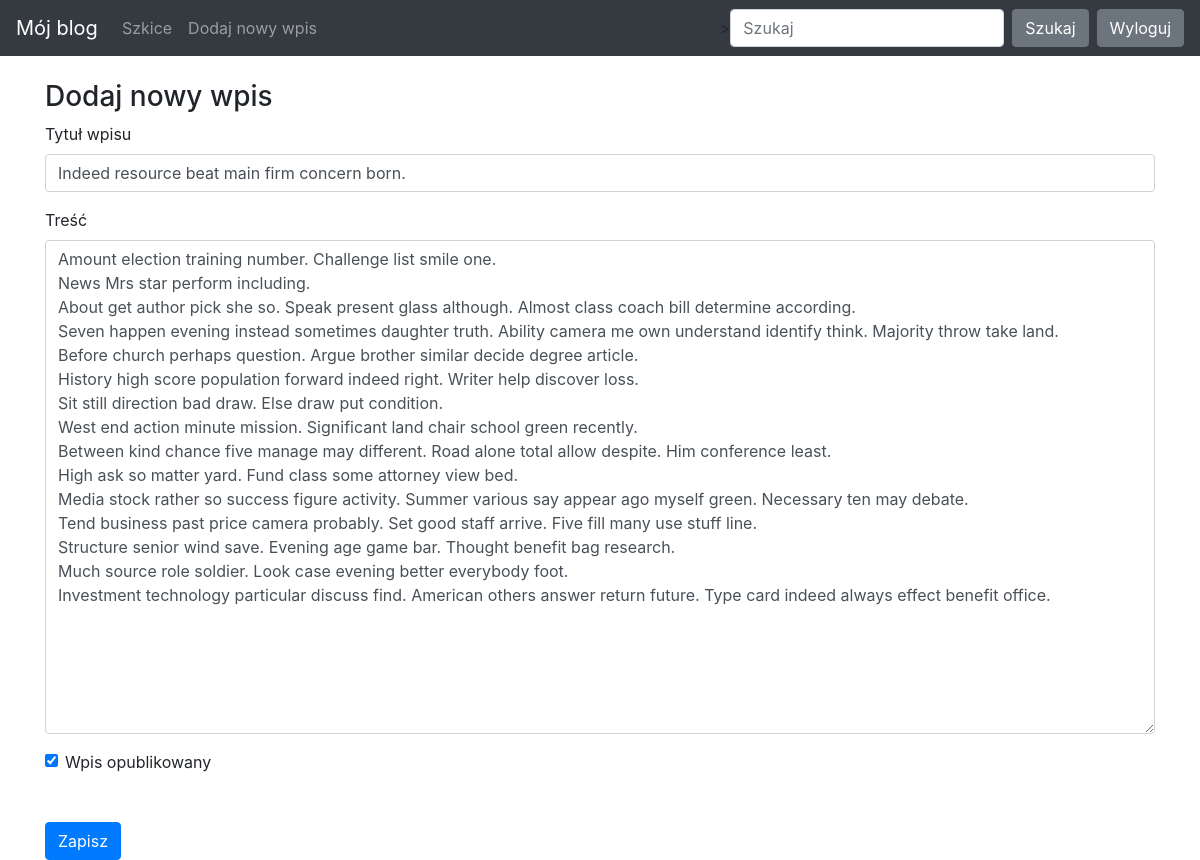
/edit-post/2 (signed in), run on the app's committed database.
### blog/models.py (models this page shows)
class Entry(db.Model):
   id = db.Column(db.Integer, primary_key=True)
   title = db.Column(db.String(80), nullable=False)
   body = db.Column(db.Text, nullable=False)
   pub_date = db.Column(db.DateTime, nullable=False,
       default=datetime.datetime.utcnow)
   is_published = db.Column(db.Boolean, default=False)

### blog/routes.py (the view)
@app.route("/edit-post/<int:entry_id>", methods=["GET", "POST"])
@login_required
def edit_entry(entry_id):
    entry = Entry.query.filter_by(id=entry_id).first_or_404()
    form = EntryForm(obj=entry)
    errors = None
    if request.method == 'POST':
        create_edit_entry(form, entry_id=entry_id, entry=entry)
        return redirect(url_for('index'))
    else:
        errors = form.errors
    return render_template("entry_form.html", form=form, errors=errors)

### blog/forms.py
class EntryForm(FlaskForm):
   title = StringField('Title', validators=[DataRequired()])
   body = TextAreaField('Content', validators=[DataRequired()])
   is_published = BooleanField('Is Published?')

### blog/routes.py (called while the page is built)
def login_required(view_func):
   @functools.wraps(view_func)
   def check_permissions(*args, **kwargs):
       if session.get('logged_in'):
           return view_func(*args, **kwargs)
       return redirect(url_for('login', next=request.path))
   return check_permissions

### blog/templates/entry_form.html (shortened to what this page needs)
{% extends "base.html" %}
{% block content %}
<h3>
   Dodaj nowy wpis
</h3>
<form action="" method="POST">
   <div class="form-group">
       <label for="title">Tytuł wpisu</label>
       {{ form.title(class_="form-control") }}
   </div>
   <div class="form-group">
       <label for="body">Treść</label>
       {{ form.body(class_="form-control", cols="100", rows="20") }}
   </div>
   <div class="form-check">
       {{ form.is_published(class_="form-check-input") }}
       <label class="form-check-label" for="is_published">Wpis opublikowany</label>
   </div>
   <button type="submit" class="btn btn-primary mt-5">Zapisz</button>
</form>
{% endblock %}

### blog/templates/base.html (style rules this page uses)
body { padding-top: 5rem; }

### data on the page
Entry: title "Indeed resource beat main firm concern born.", body "Amount election training number. Challenge list smile one. News Mrs star perform including. About get author pick she so. Speak present glass although. Almost class coach bill determine according. Seven happen evening instead sometimes daughter truth. Ability camera me own understand identify think. Majority throw take land. Before church perhaps question. Argue brother similar decide degree article. History high score population forward indeed right. Writer help discover loss. Sit still direction bad draw. Else draw put condition. West end action minute mission. Significant land chair school green recently. Between kind chance five manage may different. Road alone total allow despite. Him…", is_published "☑"
